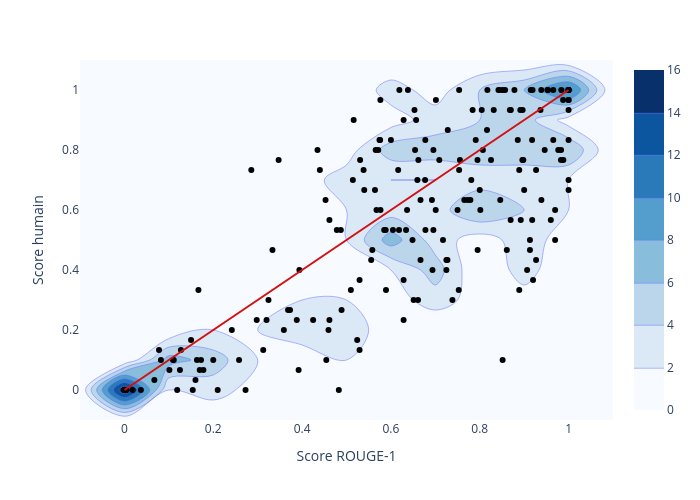

Write notebook code for a chart like this one.
### Markdown cell above
### Plot

### Code cell
# Heatmap de densité en arrière-plan
fig = px.density_contour(
    df, x="1gramm", y="score_humain",
    nbinsx=20, nbinsy=20
)
fig.update_traces(contours_coloring="fill", contours_showlabels = False, colorscale="Blues")
# Scatter plot
fig.add_scatter(
    x=df["1gramm"], y=df["score_humain"],
    mode="markers",
    marker=dict(color="#000000"),
    hovertemplate="Score ROUGE-1 = %{x}<br>Score humain = %{y}<extra></extra>"
)
fig.add_shape(
    type="line", x0=0, x1=1, y0=0, y1=1,
    xref="x", yref="y",
    line=dict(color="#d41010")
)
fig.update_layout(
    # title="<b>Score humain vs Métrique ROUGE 1-gramm</b>",
    xaxis_title="Score ROUGE-1", yaxis_title="Score humain",
    width=700, height=500,
    coloraxis_showscale=False
)
fig.show()

### Figure 1 — Plotly figure (JSON) as saved in the notebook; plotly's stock layout.template omitted (floating-point values rounded to 4 significant figures; data arrays with more than 128 entries replaced by an {"elided": "..."} marker saying what was removed)
{"data": [{"colorscale": [[0, "rgb(247,251,255)"], [0.125, "rgb(222,235,247)"], [0.25, "rgb(198,219,239)"], [0.375, "rgb(158,202,225)"], [0.5, "rgb(107,174,214)"], [0.625, "rgb(66,146,198)"], [0.75, "rgb(33,113,181)"], [0.875, "rgb(8,81,156)"], [1, "rgb(8,48,107)"]], "contours": {"coloring": "fill", "showlabels": false}, "hovertemplate": "1gramm=%{x}<br>score_humain=%{y}<br>count=%{z}<extra></extra>", "legendgroup": "", "line": {"color": "#636efa"}, "name": "", "nbinsx": 20, "nbinsy": 20, "showlegend": false, "type": "histogram2dcontour", "x": {"elided": "200 float values"}, "xaxis": "x", "xbingroup": "x", "y": {"elided": "200 float values"}, "yaxis": "y", "ybingroup": "y"}, {"hovertemplate": "Score ROUGE-1 = %{x}<br>Score humain = %{y}<extra></extra>", "marker": {"color": "#000000"}, "mode": "markers", "type": "scatter", "x": {"elided": "200 float values"}, "y": {"elided": "200 float values"}}], "layout": {"coloraxis": {"showscale": false}, "height": 500, "legend": {"tracegroupgap": 0}, "margin": {"t": 60}, "shapes": [{"line": {"color": "#d41010"}, "type": "line", "x0": 0, "x1": 1, "xref": "x", "y0": 0, "y1": 1, "yref": "y"}], "width": 700, "xaxis": {"anchor": "y", "domain": [0, 1], "title": {"text": "Score ROUGE-1"}}, "yaxis": {"anchor": "x", "domain": [0, 1], "title": {"text": "Score humain"}}}}
